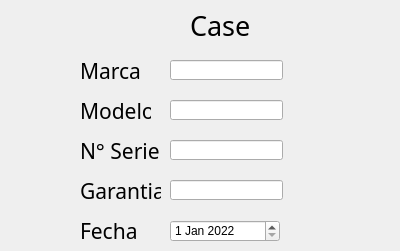
   <widget class="QWidget" name="page5">
    <widget class="QLabel" name="label_5">
     <property name="geometry">
      <rect>
       <x>190</x>
       <y>10</y>
       <width>201</width>
       <height>31</height>
      </rect>
     </property>
     <property name="font">
      <font>
       <family>Mongolian Baiti</family>
       <pointsize>20</pointsize>
      </font>
     </property>
     <property name="text">
      <string>Case</string>
     </property>
    </widget>
    <widget class="QLabel" name="label_36">
     <property name="geometry">
      <rect>
       <x>80</x>
       <y>100</y>
       <width>71</width>
       <height>21</height>
      </rect>
     </property>
     <property name="font">
      <font>
       <family>Mongolian Baiti</family>
       <pointsize>16</pointsize>
      </font>
     </property>
     <property name="text">
      <string>Modelo</string>
     </property>
    </widget>
    <widget class="QLabel" name="label_37">
     <property name="geometry">
      <rect>
       <x>80</x>
       <y>60</y>
       <width>71</width>
       <height>21</height>
      </rect>
     </property>
     <property name="font">
      <font>
       <family>Mongolian Baiti</family>
       <pointsize>16</pointsize>
      </font>
     </property>
     <property name="text">
      <string>Marca</string>
     </property>
    </widget>
    <widget class="QLabel" name="label_38">
     <property name="geometry">
      <rect>
       <x>80</x>
       <y>140</y>
       <width>81</width>
       <height>21</height>
      </rect>
     </property>
     <property name="font">
      <font>
       <family>Mongolian Baiti</family>
       <pointsize>16</pointsize>
      </font>
     </property>
     <property name="text">
      <string>N° Serie</string>
     </property>
    </widget>
    <widget class="QLabel" name="label_39">
     <property name="geometry">
      <rect>
       <x>80</x>
       <y>180</y>
       <width>81</width>
       <height>21</height>
      </rect>
     </property>
     <property name="font">
      <font>
       <family>Mongolian Baiti</family>
       <pointsize>16</pointsize>
      </font>
     </property>
     <property name="text">
      <string>Garantia</string>
     </property>
    </widget>
    <widget class="QLabel" name="label_40">
     <property name="geometry">
      <rect>
       <x>80</x>
       <y>220</y>
       <width>71</width>
       <height>21</height>
      </rect>
     </property>
     <property name="font">
      <font>
       <family>Mongolian Baiti</family>
       <pointsize>16</pointsize>
      </font>
     </property>
     <property name="text">
      <string>Fecha</string>
     </property>
    </widget>
    <widget class="QLineEdit" name="Marca_Case">
     <property name="geometry">
      <rect>
       <x>170</x>
       <y>60</y>
       <width>113</width>
       <height>20</height>
      </rect>
     </property>
     <property name="font">
      <font>
       <pointsize>12</pointsize>
      </font>
     </property>
    </widget>
    <widget class="QLineEdit" name="Modelo_Case">
     <property name="geometry">
      <rect>
       <x>170</x>
       <y>100</y>
       <width>113</width>
       <height>20</height>
      </rect>
     </property>
     <property name="font">
      <font>
       <pointsize>12</pointsize>
      </font>
     </property>
    </widget>
    <widget class="QLineEdit" name="Serie_Case">
     <property name="geometry">
      <rect>
       <x>170</x>
       <y>140</y>
       <width>113</width>
       <height>20</height>
      </rect>
     </property>
     <property name="font">
      <font>
       <pointsize>12</pointsize>
      </font>
     </property>
    </widget>
    <widget class="QLineEdit" name="Garantia_Case">
     <property name="geometry">
      <rect>
       <x>170</x>
       <y>180</y>
       <width>113</width>
       <height>20</height>
      </rect>
     </property>
     <property name="font">
      <font>
       <pointsize>12</pointsize>
      </font>
     </property>
    </widget>
    <widget class="QDateEdit" name="Fecha_Case">
     <property name="geometry">
      <rect>
       <x>170</x>
       <y>220</y>
       <width>110</width>
       <height>22</height>
      </rect>
     </property>
     <property name="dateTime">
      <datetime>
       <hour>0</hour>
       <minute>0</minute>
       <second>0</second>
       <year>2022</year>
       <month>1</month>
       <day>1</day>
      </datetime>
     </property>
    </widget>
   </widget>
